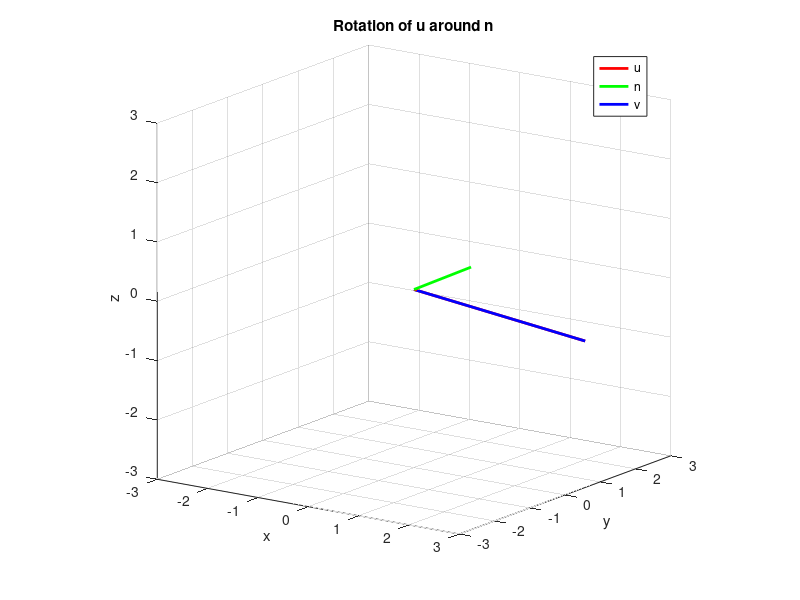

Recreate this plot in MATLAB.
%Christopher Lum
%lum@uw.edu
%
%Illustrate Rodrigues' Rotation Formula.
%This is also known as Goldstein's Rotation of a Vector Formula.
%
%This file is designed to accompany the YouTube video at
%https://youtu.be/Fh3nMi87cB8

%Version History
%12/17/18: Created from lecture notes to accompany YouTube
%12/23/18: Updated documentation
%01/04/19: Added YouTube URL

clear
clc
close all

%Define normal vector n
n = [1;1;0.5];
n = (1/norm(n))*n;  %n needs to be a unit vector

%Define vector u
u = [2;2;-1];       %does not need to be a unit vector

%Define range of angles to rotate through
mu_range = linspace(0,2*pi,50);

%Rotate u around vector n
figure
for i=1:length(mu_range)
    clf;
    hold on
       
    %Get the current rotation angle
    mu = mu_range(i);
    
    %Apply Goldstein's rotation of a vector formula (Equation 1.2-6 in
    %Stevens and Lewis) (AKA Rodrigues' Rotation Formula)
    v = (1 - cos(mu))*dot(n, u)*n + cos(mu)*u - sin(mu)*cross(n, u);
    
    %Draw u
    plot3([0 u(1)],[0 u(2)], [0 u(3)], 'r-', 'LineWidth', 2);
    
    %Draw n
    plot3([0 n(1)],[0 n(2)], [0 n(3)], 'g-', 'LineWidth', 2);
    
    %Draw v
    plot3([0 v(1)],[0 v(2)], [0 v(3)], 'b-', 'LineWidth', 2);
    
    legend('u','n','v')
    
    xlabel('x')
    ylabel('y')
    zlabel('z')
    grid on
    title('Rotation of u around n')
    axis equal

    view([35 15])
    axis([-norm(u) norm(u) -norm(u) norm(u) -norm(u) norm(u)])
    
    drawnow
end
